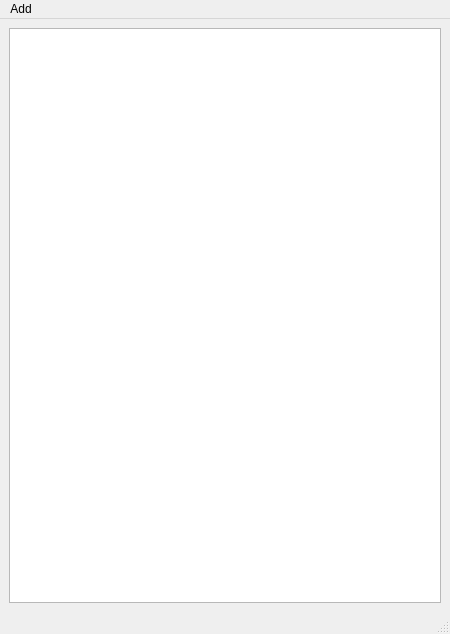
<?xml version="1.0" encoding="UTF-8"?>
<ui version="4.0">
 <class>MainWindow</class>
 <widget class="QMainWindow" name="MainWindow">
  <property name="geometry">
   <rect>
    <x>0</x>
    <y>0</y>
    <width>450</width>
    <height>634</height>
   </rect>
  </property>
  <property name="windowTitle">
   <string>MainWindow</string>
  </property>
  <widget class="QWidget" name="centralwidget">
   <layout class="QGridLayout" name="gridLayout">
    <item row="0" column="0">
     <widget class="QTableWidget" name="tableWidget"/>
    </item>
   </layout>
  </widget>
  <widget class="QMenuBar" name="menubar">
   <property name="geometry">
    <rect>
     <x>0</x>
     <y>0</y>
     <width>852</width>
     <height>26</height>
    </rect>
   </property>
   <widget class="QMenu" name="menuAdd">
    <property name="title">
     <string>Add</string>
    </property>
    <addaction name="actionAdd"/>
    <addaction name="actionChoose"/>
   </widget>
   <addaction name="menuAdd"/>
  </widget>
  <widget class="QStatusBar" name="statusbar"/>
  <action name="actionAdd">
   <property name="text">
    <string>Add</string>
   </property>
  </action>
  <action name="actionChoose">
   <property name="text">
    <string>Choose</string>
   </property>
  </action>
 </widget>
 <resources/>
 <connections/>
</ui>
